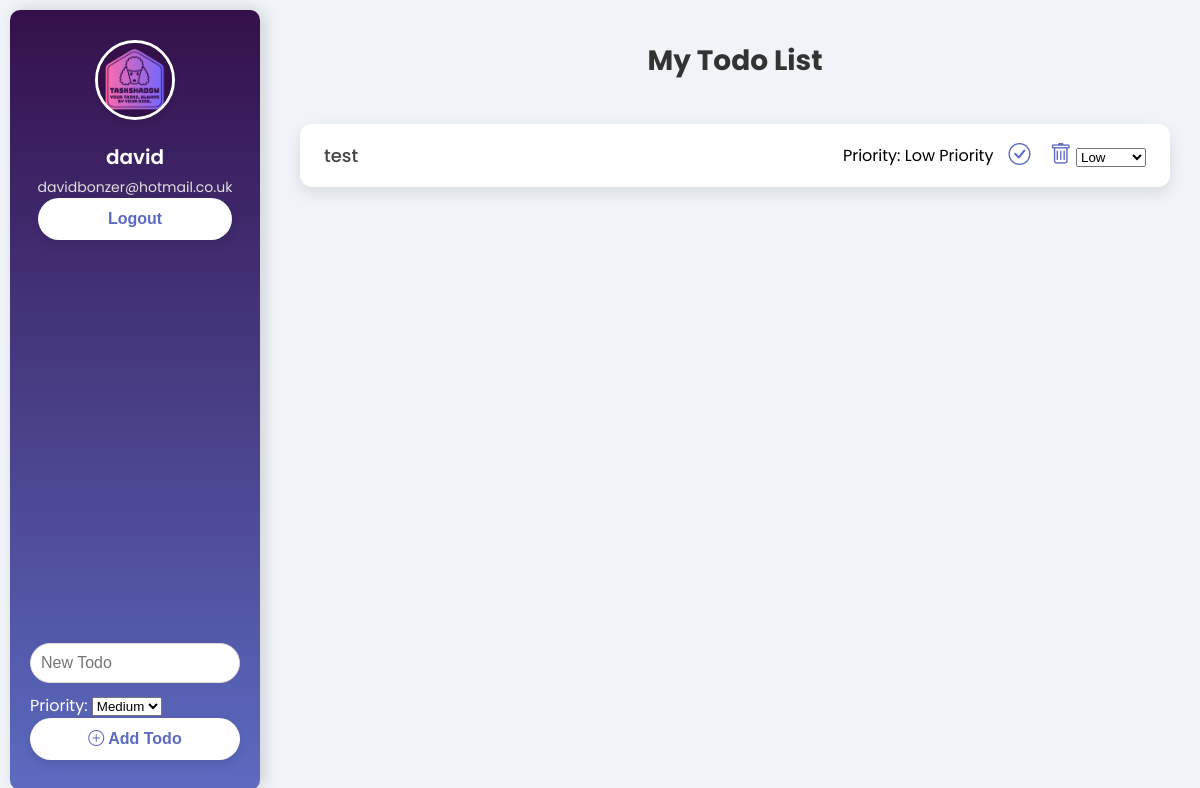
The app's page / (signed in) with its own data.
### taskshadow_app/models.py (models this page shows, shortened)
class TaskShadowTodo(models.Model):
    objects = None
    HIGH = 'High'
    MEDIUM = 'Medium'
    LOW = 'Low'
    PRIORITY_CHOICES = [
    (HIGH, 'High Priority'),
    (MEDIUM, 'Medium Priority'),
    (LOW, 'Low Priority'),]
    user = models.ForeignKey(User, on_delete=models.CASCADE)
    title = models.CharField(max_length=200)
    completed = models.BooleanField(default=False)
    priority = models.CharField(
        max_length=6,
        choices=PRIORITY_CHOICES,
        default=MEDIUM,
    )

### taskshadow_app/views.py (the view)
# urls.py: path('', views.todo_list, name='todo_list'),
@login_required
def todo_list(request):
    todos = TaskShadowTodo.objects.filter(user=request.user).order_by('-priority', 'title')
    return render(request, 'todo_list.html', {'todos': todos})

### taskshadow_app/templates/todo_list.html (shortened to what this page needs)
{% load static %}
<!DOCTYPE html>
<html lang="en">
<head>
  <link href="https://cdn.jsdelivr.net/npm/bootstrap-icons/font/bootstrap-icons.css" rel="stylesheet">
  <link rel="stylesheet" href="{% static 'styles.css' %}">
</head>
<body>
<div class="app-container">
  <div class="sidebar">
    <div class="profile">
      <img src="{% static 'images/taskshadow-logo.png' %}" alt="Profile" class="profile-img">
      <h2 class="profile-name">{{ user.username }}</h2>
      <p class="profile-email">{{ user.email }}</p>
      <button class="btn-add"><a href="{% url 'logout' %}">Logout</a></button>
    </div>
    <div class="sidebar-actions">
      <form method="POST" action="{% url 'add_todo' %}">
        <label>
          <input type="text" name="title" placeholder="New Todo" class="search-input" required>
        </label>
        <div class="priority-container">
          <label>
            <span>Priority:</span>
            <select name="priority" class="priority-select">
              <option value="Medium" selected>Medium</option>
            </select>
          </label>
        </div>
        <button type="submit" class="btn-add">
          <i class="bi bi-plus-circle"></i> Add Todo
        </button>
      </form>
    </div>
  </div>
  <div class="main-content">
    <div class="header">
      <h1>My Todo List</h1>
    </div>
    <div class="todo-list">
      {% for todo in todos %}
      <div class="todo-item {% if todo.completed %}completed{% endif %}">
        <span class="todo-text">{{ todo.title }}</span>
        <span class="todo-priority">Priority: {{ todo.get_priority_display }}</span>
        <div class="todo-actions">
          <form method="POST" action="{% url 'complete_todo' todo.id %}" style="display:inline;">
            <button type="submit" style="background:none; border:none;">
              <i class="bi {% if todo.completed %}bi-check-circle-fill{% else %}bi-check-circle{% endif %}"></i>
            </button>
          </form>
          <form method="POST" action="{% url 'delete_todo' todo.id %}" style="display:inline;">
            <button type="submit" style="background:none; border:none;">
              <i class="bi bi-trash"></i>
            </button>
          </form>
          <form method="POST" action="{% url 'update_priority' todo.id %}" style="display:inline;">
            <label>
              <select name="priority" onchange="this.form.submit()" class="priority-select">
                <option value="Low" {% if todo.priority == "Low" %}selected{% endif %}>Low</option>
              </select>
            </label>
          </form>
        </div>
      </div>
      {% empty %}
      <p>No todos yet. Add your first todo!</p>
      {% endfor %}
    </div>
  </div>
</div>
</body>
</html>

### taskshadow_app/static/styles.css (style rules this page uses)
* { margin: 0; padding: 0; box-sizing: border-box; }
body { font-family: 'Poppins', sans-serif; background-color: #f0f4f8; display: flex; height: 100vh; margin: 0; }
.app-container { display: flex; width: 100%; }
.sidebar { background: linear-gradient(180deg, #34104b, #5c6bc0); color: white; padding: 30px 20px; margin: 10px; width: 250px; height: auto; display: flex; flex-direction: column; align-items: center; border-radius: 10px; box-shadow: 4px 0 15px rgba(0, 0, 0, 0.15); transition: transform 0.3s ease; }
.profile { text-align: center; margin-bottom: 30px; }
.profile-img { border-radius: 50%; width: 80px; height: 80px; object-fit: cover; border: 3px solid white; box-shadow: 0 4px 6px rgba(0, 0, 0, 0.1); }
.profile-name { font-size: 20px; font-weight: 600; margin-top: 15px; color: #fff; }
.profile-email { font-size: 14px; color: #e0e0e0; margin-top: 5px; }
.sidebar-actions { margin-top: auto; width: 100%; }
.btn-add { background-color: #fff; color: #5c6bc0; border: none; padding: 12px 25px; width: 100%; border-radius: 30px; font-size: 16px; font-weight: 600; cursor: pointer; transition: background-color 0.3s ease; box-shadow: 0 4px 10px rgba(0, 0, 0, 0.1); }
.main-content { flex-grow: 1; padding: 40px 30px; overflow-y: auto; }
.header h1 { font-size: 28px; color: #333; margin-bottom: 30px; text-align: center; }
.search-input { width: 100%; padding: 10px; font-size: 16px; border-radius: 25px; border: 1px solid #ddd; outline: none; transition: all 0.3s ease; margin-bottom: 10px; }
.todo-list { display: flex; flex-direction: column; }
.todo-item { display: flex; justify-content: space-between; align-items: center; background-color: #fff; margin: 12px 0; padding: 18px 24px; border-radius: 12px; box-shadow: 0 6px 15px rgba(0, 0, 0, 0.1); transition: transform 0.3s ease, background-color 0.3s ease; }
.todo-text { flex-grow: 1; font-size: 18px; color: #444; font-weight: 500; }
.todo-actions i { font-size: 22px; color: #5c6bc0; cursor: pointer; margin-left: 15px; transition: color 0.3s ease; }
.todo-item { animation: fadeIn 0.5s ease; }
a { color: #5c6bc0; text-decoration: none; font-weight: bold; }

### records on screen
TaskShadowTodo: title "test", priority "Low Priority", completed False (drawn), priority "Low"

### other values on screen
{{ user.username }} "david"
{{ user.email }} "davidbonzer@hotmail.co.uk"
